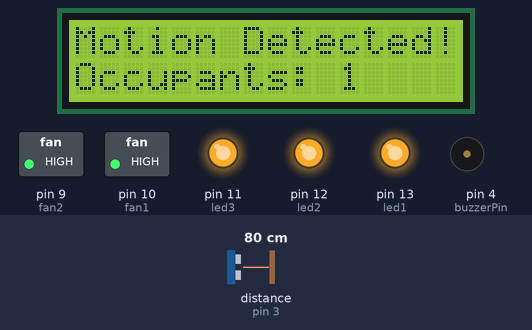
A sketch run on a simulated Arduino Uno, built with avr-gcc and run on an emulated ATmega328P. Parts: 16×2 character LCD, switched loads named in the sketch (green lamp = pin HIGH), output pins drawn as LEDs (lit = HIGH), buzzer (waves = sounding). Wiring (inferred from the names in the program): ultrasonic range finder: trigger pin 2; echo pin 3. Inputs (shaded band) come from the test bench; at power-on: distance to the obstacle (sensor on pin 3) 80 cm. The echo pulse lasts 58.3 µs per cm; pins used as bus, display or sensor lines are not drawn; what the sketch prints to the serial monitor is not drawn.

Above: at 0.4 s.
Timing chart, 0 to 1.9 s (numbered marks = the images above):
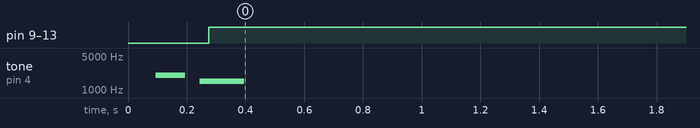

Measured:
- by itself, pin 9 (fan2), pin 10 (fan1), pin 11 (led3), pin 12 (led2), pin 13 (led1): LOW → HIGH at 0.28 s
- by itself, tone on pin 4 (buzzerPin): silent → 2000 Hz at 0.09 s, → silent 0.10 s later, → 1500 Hz 0.05 s later, → silent 0.15 s later

The sketch:

office_iq_node.ino
```cpp
#include <Wire.h>

#include <Adafruit_LiquidCrystal.h>

Adafruit_LiquidCrystal lcd (0);


int trigPin =2;;

int echoPin = 3;

int led1 = 13;
int led2 = 12;
int led3 = 11;


int fan1 = 10;
int fan2 = 9;
int buzzerPin = 4;
int occupants =0 ;
bool isBeamBroken =false ;

void setup(){


  pinMode(trigPin,OUTPUT);

  pinMode(echoPin,INPUT);

  pinMode(led1, OUTPUT);
  pinMode(led2,OUTPUT);

  pinMode(led3, OUTPUT);

  pinMode(fan1, OUTPUT);
  pinMode(fan2, OUTPUT);
  pinMode(buzzerPin, OUTPUT);

  lcd.begin(16, 2) ;;
  lcd.setBacklight(1);


  lcd.print("OfficeIQ System" ) ;
  lcd.setCursor(0,1);
  lcd.print("Occupants: 0" );


  Serial.begin(9600);

}

void loop(){

  digitalWrite(trigPin,LOW);

  delayMicroseconds(2);

  digitalWrite(trigPin,HIGH);

  delayMicroseconds(10);
  digitalWrite(trigPin, LOW);

  long duration = pulseIn(echoPin, HIGH);
  int distance = duration * 0.034 / 2;

  if (distance < 100) {
    if (!isBeamBroken) {
      occupants++;
      isBeamBroken = true;

      tone(buzzerPin, 2000, 100);


      delay(150);

      tone(buzzerPin, 1500, 150);


      lcd.clear();
      lcd.setCursor(0, 0);
      lcd.print("Motion Detected!");
      lcd.setCursor(0, 1);
      lcd.print("Occupants: ");
      lcd.print(occupants);

      Serial.print("Count: ");
      Serial.println(occupants);
    }
  } else {
    isBeamBroken =false;
  }

  if (occupants>0){
    digitalWrite(led1, HIGH);

    digitalWrite(led2, HIGH);
    digitalWrite(led3, HIGH);

    digitalWrite(fan1, HIGH);
    digitalWrite(fan2, HIGH);
  } else {
    digitalWrite(led1, LOW);
    digitalWrite(led2, LOW);

    digitalWrite(led3, LOW);

    digitalWrite(fan1, LOW);
    digitalWrite(fan2, LOW);
  }

  delay(100);
}
```
